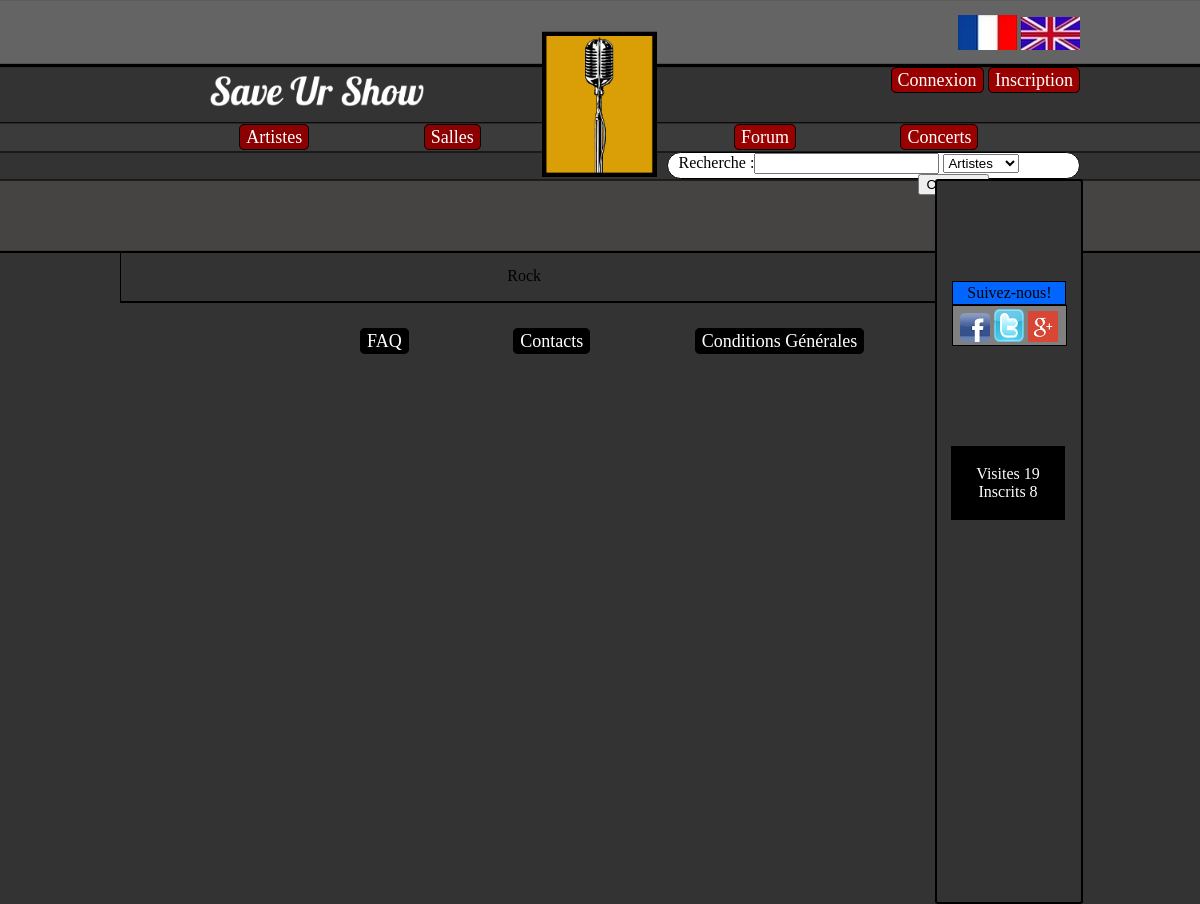
Page /SaveUrShow/index.php?page=genre&genre=rock on the earlier database version.
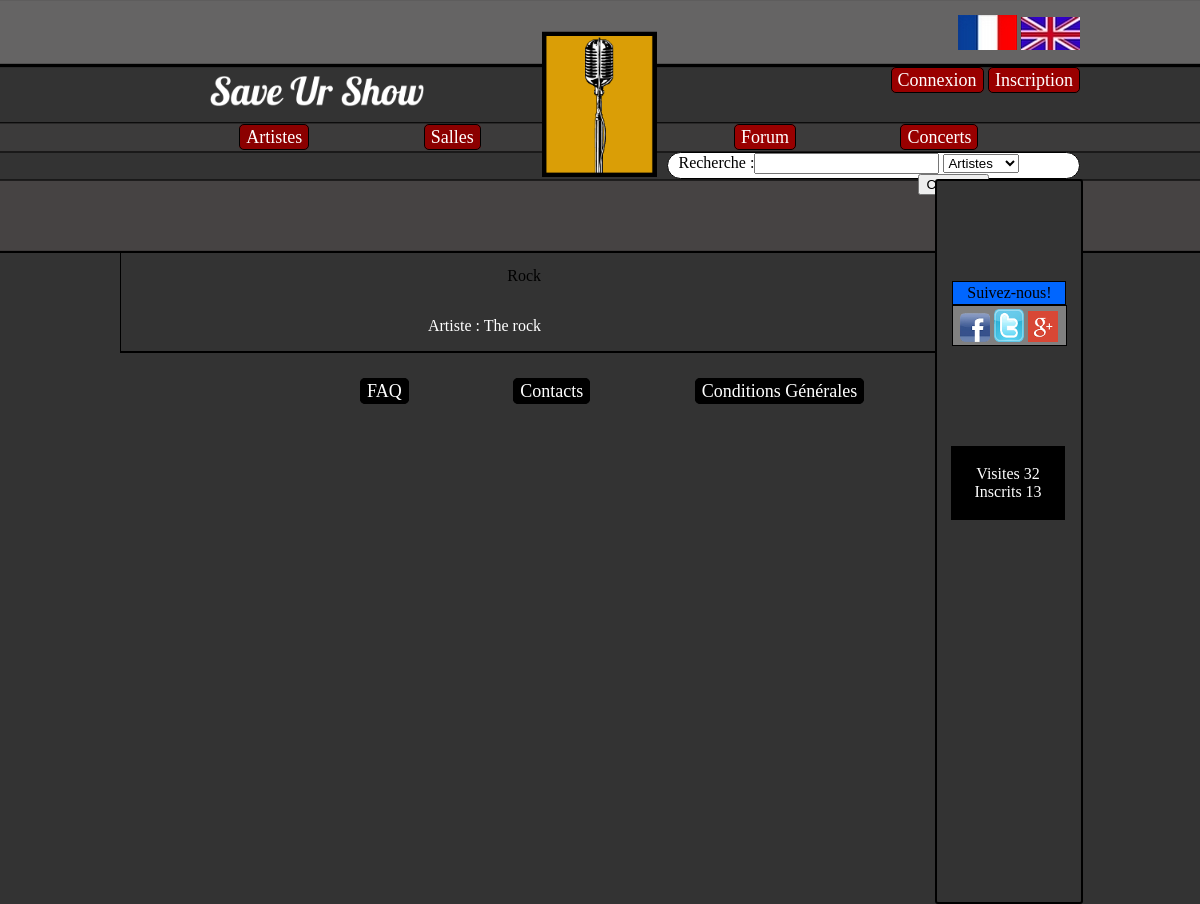
Same page on the later database version.
### tables this page shows
CREATE TABLE IF NOT EXISTS `statistique` (
  `ID` int(11) NOT NULL AUTO_INCREMENT,
  `nombre_inscrit` int(11) DEFAULT NULL,
  `nombre_visite` int(11) DEFAULT NULL,
  PRIMARY KEY (`ID`)
);

CREATE TABLE IF NOT EXISTS `artiste` (
  `ID` int(11) NOT NULL AUTO_INCREMENT,
  `nom_artiste` varchar(25) NOT NULL,
  `date_ajout_artiste` datetime DEFAULT NULL,
  `image_artiste` varchar(255) DEFAULT NULL,
  `bio_artiste` text,
  `ID_genre` int(11) NOT NULL,
  PRIMARY KEY (`ID`)
);

### SaveUrShow/controleurs/genre.php (called while the page is built)
<?php
	include('modeles/modele_recherche.php');
	$genre = $_GET['genre'];
	$ID=searchGenre($genre);
	$reqGenre=searchIDArtiste($ID['ID']);
	include('vues/header.php');
	include('vues/vue_resultatGenre.php');
	include('vues/footer.php');
 ?>

### SaveUrShow/controleurs/fr.php (called while the page is built, shortened)
<?php
	$CONNEXION = 'Connexion';
	$INSCRIPTION = 'Inscription';
	$TXT_ARTISTES = 'Artistes';
	$TXT_SALLES = 'Salles';
	$TXT_CONCERTS = 'Concerts';
	$TXT_FORUM = 'Forum';
	$RECHERCHE = 'Recherche :';
	$TXT_SUIVRE = 'Suivez-nous!';
	$TXT_CONNECTES = 'Visites';
	$TXT_INSCRITS = 'Inscrits';
	$TXT_ARTISTE = 'Artiste';
$ROCK = 'Rock';
 ?>

### SaveUrShow/modeles/modele_stat.php (called while the page is built, shortened)
<?php
	function nbrVisite(){
	global $bdd;
	$req = $bdd -> prepare("SELECT nombre_visite FROM statistique");
	$req -> execute();
	$res = $req->fetch();
	return $res[0];
	}
	function nbrInscrit(){
		global $bdd;
		$req = $bdd -> prepare("SELECT count(ID) FROM membre");
		$req -> execute();
	$res = $req->fetch();
	return $res['count(ID)'];
	}
 ?>

### SaveUrShow/modeles/modele_recherche.php (called while the page is built, shortened)
<?php
	function searchGenre($genre){
		global $bdd;
			$req = $bdd -> query("SELECT ID FROM genre WHERE genre like '%$genre%'");
			 $data=$req->fetch();
			return $data;
	}
	function searchIDArtiste($ID){
		global $bdd;
			$req = $bdd -> query("SELECT nom_artiste FROM artiste WHERE ID_genre = '$ID'");
			return $req;
	}
?>

### SaveUrShow/vues/vue_resultatGenre.php (the view)
<?php
	if ($genre == 'pop'){
		echo '<p class="standard"> '.$POP.'';
	}
	elseif ($genre == 'classique') {
		echo '<p class="standard"> '.$CLASSIC.'';
	}
	elseif ($genre == 'worldMusic') {
		echo '<p class="standard"> '.$_MUSIQUE_MONDE.'';
	}
	elseif ($genre == 'metal') {
		echo '<p class="standard"> '.$METAL.'';
	}
	elseif ($genre == 'reggae') {
		echo '<p class="standard"> '.$REGGAE.'';
	}
	elseif ($genre == 'variete') {
		echo '<p class="standard"> '.$VARIETE.'';
	}
	elseif ($genre == 'alternatif') {
		echo '<p class="standard"> '.$ALTERNATIF.'';
	}
	elseif ($genre == 'electro') {
		echo '<p class="standard"> '.$ELECT.'';
	}
	elseif ($genre == 'rb') {
		echo '<p class="standard"> '.$_R_B.'';
	}
	elseif ($genre == 'jazz') {
		echo '<p class="standard"> '.$JAZZ.'';
	}
	elseif ($genre == 'rap') {
		echo '<p class="standard"> '.$RAP.'';
	}
	elseif ($genre == 'rock') {
		echo '<p class="standard"> '.$ROCK.'';
	}
	foreach ($reqGenre as $nom_artiste) {
				echo '<p class="standard"> <a href="?page=artiste&artiste='.$nom_artiste['nom_artiste'].'"> '.$TXT_ARTISTE.' : '.$nom_artiste['nom_artiste'].'</a><br /></p>';
			}
 ?>

### SaveUrShow/vues/header.php (shortened to what this page needs)
<!doctype html>
<html lang="en">
<head>
<link rel="stylesheet" href="ressources/style.css" type="text/css" media="screen" />
<body>
<header>
	<div id="logo">
	</div>
	<a href="?page=accueil"><div id="nom">
	</div></a>
	<div id="drapeau">
	<a href="?page=select_lang&lang=fr"> <img src="ressources/image/drap_fr.png" alt="Version Française" /></a>
	<a href="?page=select_lang&lang=en"> <img src="ressources/image/drap_en.png" alt="Version Anglaise"/></a>
	</div>
	<div id="connexion">
		<ul>
			<?php
			if (!isset($_SESSION['pseudo'])){
				echo '
				<li class="zone1"><a href="?page=connexion">'.$CONNEXION.'</a></li>
				<li class="zone1"><a href="?page=inscription">'.$INSCRIPTION.'</a></li>';
			}else{
				echo'
				<li class="zone1"><a href="?page=profil&profil='.$_SESSION['pseudo'].'">'.$_SESSION['pseudo'].'</a></li>
				<li class="zone1"><a href="?page=deconnexion">'.$DECONNEXION.'</a></li>';
			}
			 ?>
		</ul>
	</div>
	<div id="artistes_salles">
		<ul>
			<li class="boutons1"><a href="?page=listeartiste"><?php echo $TXT_ARTISTES;?></a></li>
			<li class="boutons1"><a href="?page=listeSalles"><?php echo $TXT_SALLES;?></a></li>
		</ul>
	</div>
	<div id="forum_concerts">
		<ul>
			<li class="boutons2"><a href="?page=forum"><?php echo $TXT_FORUM;?></a></li>
			<li class="boutons2"><a href="?page=listeConcerts"><?php echo $TXT_CONCERTS;?></a></li>
		</ul>
	</div>
	<div class="Rechercher">
			<form action="index.php?page=recherche" method="post" name="Recherche">
			<label><?php echo $RECHERCHE;?></label><input type="text" name="mot_cle" id="mot_cle"/>
					<select name="type_recherche">
						<option value="1"><?php echo $TXT_ARTISTES;?></option>
					</select>
			</form>
	</div>
	<span id="bordure">
	<div id="Suivre"><span class="a3"><?php echo $TXT_SUIVRE;?></span>
	</div>
	<div class="reseaux">
		<div> <a href="https://www.facebook.com/pages/Save-Ur-Show/281799091982222?fref=ts"> <img class="reseauxsociaux" src="ressources/image/facebook.png" /></a> <span></span>
		</div>
		<div> <a href="https://twitter.com/SaveUrShow01"> <img class="reseauxsociaux" src="ressources/image/twitter.png"/></a> <span></span>
		</div>
		<div> <a href="https://plus.google.com/"> <img class="reseauxsociaux" src="ressources/image/g.png"/></a> <span></span>
		</div>
	</div>
	<div class="statistique">
		<p> <?php echo $TXT_CONNECTES;?> <?php echo $nbrVisite; ?> <br />
			<?php echo $TXT_INSCRITS;?> <?php echo $nbrInscrit; ?>
		</p>
	</div>
	</span>
</header>
<div id="contenu">

Differences in the rows shown:
changed statistique: nombre_visite "19" → "32"
added artiste: nom_artiste "The rock"
Other differences:
$nbrInscrit: "8" → "13"
